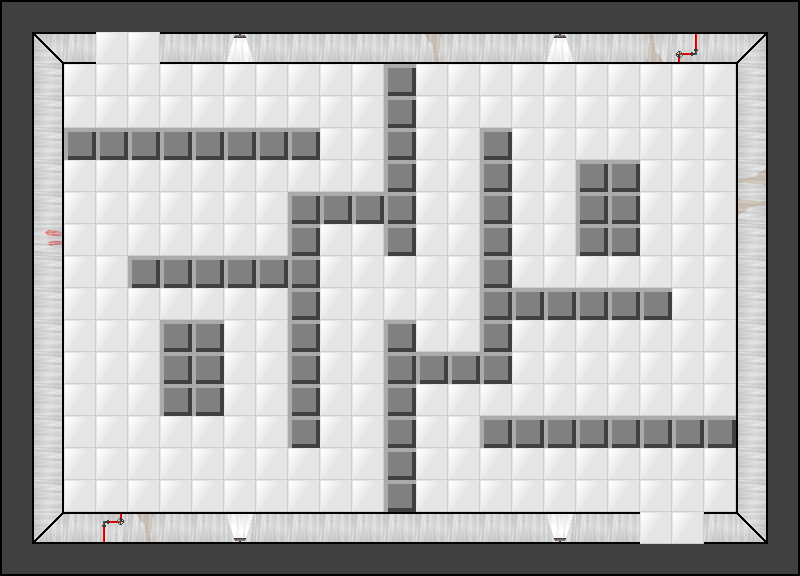

The image is a tile-based game level rendered from a .tmx file. Its description and source (layers, tilesets, objects; grid data summarised) follow:
An orthogonal 25x18 tile map with 32x32 px tiles, 2 tile layers (Tile Layer 2, Tile Layer 1) and 26 objects (6x hiddenpit, 6x pit, 4x blade, 2x door, 2x button, ...).

<map version="1.0" orientation="orthogonal" width="25" height="18" tilewidth="32" tileheight="32">
 <tileset firstgid="1" name="room_tileset" tilewidth="32" tileheight="32">
  <image source="../graphics/room_tileset.png" width="192" height="256" />
 </tileset>
 <layer name="Tile Layer 2" width="25" height="18">
  <data>[450 cells, 450 non-empty, 1 distinct tile ids]</data>
 </layer>
 <layer name="Tile Layer 1" width="25" height="18">
  <data>[450 cells, 222 non-empty, 24 distinct tile ids]</data>
 </layer>
 <objectgroup name="Object Layer 1" width="25" height="18">
  <object type="door" x="96" y="32" width="64" height="32" />
  <object type="door" x="640" y="512" width="64" height="32" />
  <object gid="19" x="1152" y="224" />
  <object type="gate" x="384" y="256" width="32" height="64">
   <properties>
    <property name="id" value="1" />
   </properties>
  </object>
  <object type="button" x="96" y="448" width="32" height="32">
   <properties>
    <property name="id" value="1" />
   </properties>
  </object>
  <object type="button" x="672" y="64" width="32" height="32">
   <properties>
    <property name="id" value="1" />
   </properties>
  </object>
  <object type="hiddenpit" x="128" y="416" width="32" height="32" />
  <object type="hiddenpit" x="64" y="352" width="32" height="32" />
  <object type="laser" x="544" y="128" width="32" height="32" />
  <object type="laser" x="224" y="416" width="32" height="32" />
  <object type="hiddenpit" x="96" y="416" width="32" height="32" />
  <object type="pit" x="128" y="448" width="32" height="32" />
  <object type="pit" x="128" y="480" width="32" height="32" />
  <object type="pit" x="672" y="128" width="32" height="32" />
  <object type="hiddenpit" x="640" y="64" width="32" height="32" />
  <object type="hiddenpit" x="640" y="96" width="32" height="32" />
  <object type="pit" x="640" y="128" width="32" height="32" />
  <object type="blade" x="224" y="224" width="32" height="32" />
  <object type="blade" x="128" y="160" width="32" height="32" />
  <object type="blade" x="544" y="320" width="32" height="32" />
  <object type="blade" x="640" y="384" width="32" height="32" />
  <object type="pit" x="96" y="352" width="32" height="32" />
  <object type="hiddenpit" x="672" y="192" width="32" height="32" />
  <object type="pit" x="704" y="192" width="32" height="32" />
  <object name="Cleanup of blood stains is in progress. Floors are slippery when wet." type="sign" x="416" y="64" width="32" height="32">
   <properties>
    <property name="text" value="Cleanup of blood stains is in progress. Floors are slippery when wet." />
   </properties>
  </object>
  <object name="Your life insurance policy may be compromised." type="sign" x="352" y="64" width="32" height="32">
   <properties>
    <property name="text" value="Your life insurance policy may be compromised." />
   </properties>
  </object>
 </objectgroup>
</map>
